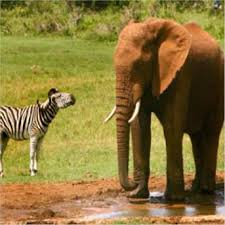
#> input picture multi_object_zebra_elephant.jpg, 225 x 225 px
$ python -i rendering.py   (imports and definitions only)
#> lines starting #> are read from the running program, lines starting #| are printed output that depends on the picture
from __future__ import annotations

from pathlib import Path
from typing import Any, Iterable, Sequence

import numpy as np
from PIL import Image, ImageDraw, ImageFilter

CLIP_ZERO_RGB = (
    int(round(0.48145466 * 255.0)),
    int(round(0.4578275 * 255.0)),
    int(round(0.40821073 * 255.0)),
)


def _default_resize_size(image_size: int) -> int:
    return int(float(image_size) * 256.0 / 224.0)


def _resize_image(image: Image.Image, size: int = 224, resize_size: int | None = None) -> Image.Image:
    """Match eval preprocessing spatial geometry before token-grid rendering."""
#> called with size = 224
    image_size = int(size)
#> image_size = 224
    pre_crop_size = int(resize_size) if resize_size is not None else _default_resize_size(image_size)
#> pre_crop_size = 256
    if image_size <= 0 or pre_crop_size <= 0:
        raise ValueError(f"Invalid render geometry: image_size={image_size}, resize_size={pre_crop_size}")

    width, height = image.size
#> width = 225; height = 225
    if width <= 0 or height <= 0:
        raise ValueError(f"Invalid image dimensions: {image.size}")

    if width < height:
        resized_w = pre_crop_size
        resized_h = int(pre_crop_size * height / width)
    elif height < width:
        resized_h = pre_crop_size
        resized_w = int(pre_crop_size * width / height)
    else:
        resized_w = pre_crop_size
#> resized_w = 256
        resized_h = pre_crop_size
#> resized_h = 256
    resized_w = max(resized_w, image_size)
    resized_h = max(resized_h, image_size)

    resized = image.resize((resized_w, resized_h), Image.BICUBIC)
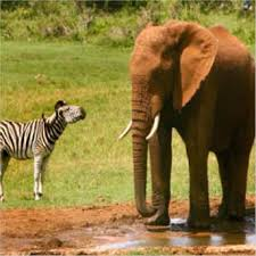
#> resized: PIL image 256x256 RGB; mean R, G, B 138.6, 118, 58.6
    left = max(0, (resized_w - image_size) // 2)
#> left = 16
    top = max(0, (resized_h - image_size) // 2)
#> top = 16
    return resized.crop((left, top, left + image_size, top + image_size))
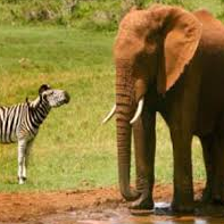
#> returned value: PIL image 224x224 RGB; mean R, G, B 138.4, 117.5, 56.7


def save_model_input_image(
    image_path: str,
    out_path: Path,
    *,
    image_size: int = 224,
    resize_size: int | None = None,
) -> None:
    image = _resize_image(Image.open(image_path).convert("RGB"), size=image_size, resize_size=resize_size)
#> (the run stopped early here; a loop or call above may not have finished)
